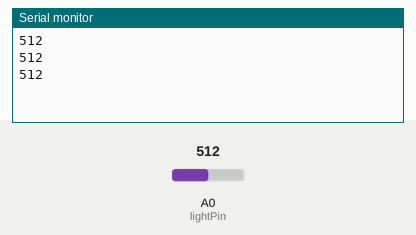
This sketch was run on a simulated Arduino Uno, built with avr-gcc and run on an emulated ATmega328P. Parts: the last lines printed to the serial monitor. Inputs (shaded band) come from the test bench; at power-on: A0 (lightPin) = 512.

Above: at 1.3 s.
1.4 s: A0 (lightPin) set to 716
At 1.9 s:
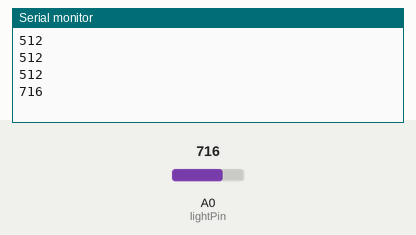
2.9 s: A0 (lightPin) set to 900
At 3.4 s:
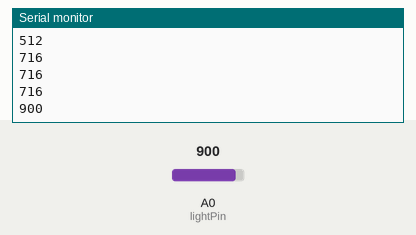
Timing chart, 0 to 5.9 s (numbered marks = the images above; inputs shaded):
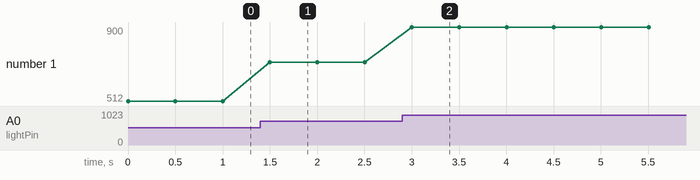

The sketch:

ard2pi.ino
```cpp
//PhotoResistor Pin (A0)
int lightPin = 0;

void setup()
{
  // Set up serial port
  Serial.begin(115200);
}

void loop() {

  // Get the current reading
  int lightLevel = analogRead(lightPin);

  // Send it to the serial port
  Serial.println(lightLevel);

  // Wait a bit then repeat
  delay(500);

}
```

Measured:
- after the input at 1.4 s, the serial monitor: prints a new line after 0.10 s (image 1)
- after the input at 2.9 s, the serial monitor: prints a new line after 0.10 s (image 2)
- plotted number 1: 512 → 716 after the input at 1.4 s, 716 → 900 after the input at 2.9 s
